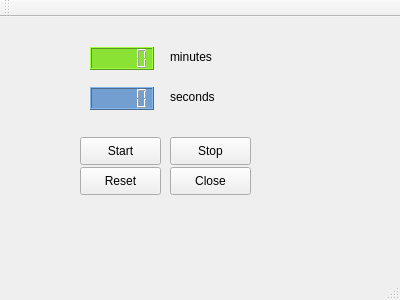
<?xml version="1.0" encoding="UTF-8"?>
<ui version="4.0">
 <class>MainWindow</class>
 <widget class="QMainWindow" name="MainWindow">
  <property name="geometry">
   <rect>
    <x>0</x>
    <y>0</y>
    <width>400</width>
    <height>300</height>
   </rect>
  </property>
  <property name="windowTitle">
   <string>MainWindow</string>
  </property>
  <widget class="QWidget" name="centralWidget">
   <widget class="QLCDNumber" name="lcdNumberMin">
    <property name="geometry">
     <rect>
      <x>90</x>
      <y>30</y>
      <width>64</width>
      <height>23</height>
     </rect>
    </property>
    <property name="palette">
     <palette>
      <active>
       <colorrole role="WindowText">
        <brush brushstyle="SolidPattern">
         <color alpha="255">
          <red>0</red>
          <green>0</green>
          <blue>0</blue>
         </color>
        </brush>
       </colorrole>
       <colorrole role="Button">
        <brush brushstyle="SolidPattern">
         <color alpha="255">
          <red>138</red>
          <green>226</green>
          <blue>52</blue>
         </color>
        </brush>
       </colorrole>
       <colorrole role="Base">
        <brush brushstyle="SolidPattern">
         <color alpha="255">
          <red>138</red>
          <green>226</green>
          <blue>52</blue>
         </color>
        </brush>
       </colorrole>
       <colorrole role="Window">
        <brush brushstyle="SolidPattern">
         <color alpha="255">
          <red>138</red>
          <green>226</green>
          <blue>52</blue>
         </color>
        </brush>
       </colorrole>
      </active>
      <inactive>
       <colorrole role="WindowText">
        <brush brushstyle="SolidPattern">
         <color alpha="255">
          <red>0</red>
          <green>0</green>
          <blue>0</blue>
         </color>
        </brush>
       </colorrole>
       <colorrole role="Button">
        <brush brushstyle="SolidPattern">
         <color alpha="255">
          <red>138</red>
          <green>226</green>
          <blue>52</blue>
         </color>
        </brush>
       </colorrole>
       <colorrole role="Base">
        <brush brushstyle="SolidPattern">
         <color alpha="255">
          <red>138</red>
          <green>226</green>
          <blue>52</blue>
         </color>
        </brush>
       </colorrole>
       <colorrole role="Window">
        <brush brushstyle="SolidPattern">
         <color alpha="255">
          <red>138</red>
          <green>226</green>
          <blue>52</blue>
         </color>
        </brush>
       </colorrole>
      </inactive>
      <disabled>
       <colorrole role="WindowText">
        <brush brushstyle="SolidPattern">
         <color alpha="255">
          <red>190</red>
          <green>190</green>
          <blue>190</blue>
         </color>
        </brush>
       </colorrole>
       <colorrole role="Button">
        <brush brushstyle="SolidPattern">
         <color alpha="255">
          <red>138</red>
          <green>226</green>
          <blue>52</blue>
         </color>
        </brush>
       </colorrole>
       <colorrole role="Base">
        <brush brushstyle="SolidPattern">
         <color alpha="255">
          <red>138</red>
          <green>226</green>
          <blue>52</blue>
         </color>
        </brush>
       </colorrole>
       <colorrole role="Window">
        <brush brushstyle="SolidPattern">
         <color alpha="255">
          <red>138</red>
          <green>226</green>
          <blue>52</blue>
         </color>
        </brush>
       </colorrole>
      </disabled>
     </palette>
    </property>
    <property name="styleSheet">
     <string notr="true">background-color: rgb(138, 226, 52);</string>
    </property>
   </widget>
   <widget class="QLCDNumber" name="lcdNumberSec">
    <property name="geometry">
     <rect>
      <x>90</x>
      <y>70</y>
      <width>64</width>
      <height>23</height>
     </rect>
    </property>
    <property name="styleSheet">
     <string notr="true">background-color: rgb(114, 159, 207);</string>
    </property>
   </widget>
   <widget class="QLabel" name="label">
    <property name="geometry">
     <rect>
      <x>170</x>
      <y>30</y>
      <width>63</width>
      <height>20</height>
     </rect>
    </property>
    <property name="text">
     <string>minutes</string>
    </property>
   </widget>
   <widget class="QLabel" name="label_2">
    <property name="geometry">
     <rect>
      <x>170</x>
      <y>70</y>
      <width>63</width>
      <height>20</height>
     </rect>
    </property>
    <property name="text">
     <string>seconds</string>
    </property>
   </widget>
   <widget class="QPushButton" name="startButton">
    <property name="geometry">
     <rect>
      <x>80</x>
      <y>120</y>
      <width>81</width>
      <height>28</height>
     </rect>
    </property>
    <property name="text">
     <string>Start</string>
    </property>
   </widget>
   <widget class="QPushButton" name="stopButton">
    <property name="geometry">
     <rect>
      <x>170</x>
      <y>120</y>
      <width>81</width>
      <height>28</height>
     </rect>
    </property>
    <property name="text">
     <string>Stop</string>
    </property>
   </widget>
   <widget class="QPushButton" name="closeButton">
    <property name="geometry">
     <rect>
      <x>170</x>
      <y>150</y>
      <width>81</width>
      <height>28</height>
     </rect>
    </property>
    <property name="text">
     <string>Close</string>
    </property>
   </widget>
   <widget class="QPushButton" name="resetButton">
    <property name="geometry">
     <rect>
      <x>80</x>
      <y>150</y>
      <width>81</width>
      <height>28</height>
     </rect>
    </property>
    <property name="text">
     <string>Reset</string>
    </property>
   </widget>
  </widget>
  <widget class="QMenuBar" name="menuBar">
   <property name="geometry">
    <rect>
     <x>0</x>
     <y>0</y>
     <width>400</width>
     <height>25</height>
    </rect>
   </property>
  </widget>
  <widget class="QToolBar" name="mainToolBar">
   <attribute name="toolBarArea">
    <enum>TopToolBarArea</enum>
   </attribute>
   <attribute name="toolBarBreak">
    <bool>false</bool>
   </attribute>
  </widget>
  <widget class="QStatusBar" name="statusBar"/>
 </widget>
 <layoutdefault spacing="6" margin="11"/>
 <resources/>
 <connections>
  <connection>
   <sender>closeButton</sender>
   <signal>clicked()</signal>
   <receiver>MainWindow</receiver>
   <slot>close()</slot>
   <hints>
    <hint type="sourcelabel">
     <x>215</x>
     <y>203</y>
    </hint>
    <hint type="destinationlabel">
     <x>297</x>
     <y>199</y>
    </hint>
   </hints>
  </connection>
 </connections>
</ui>
